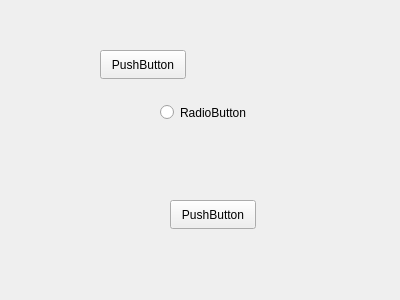
<?xml version="1.0" encoding="UTF-8"?>
<ui version="4.0">
 <class>TestWidget</class>
 <widget class="QWidget" name="TestWidget">
  <property name="geometry">
   <rect>
    <x>0</x>
    <y>0</y>
    <width>400</width>
    <height>300</height>
   </rect>
  </property>
  <property name="windowTitle">
   <string>Form</string>
  </property>
  <widget class="QRadioButton" name="radioButton">
   <property name="geometry">
    <rect>
     <x>160</x>
     <y>100</y>
     <width>113</width>
     <height>25</height>
    </rect>
   </property>
   <property name="text">
    <string>RadioButton</string>
   </property>
  </widget>
  <widget class="QPushButton" name="pushButton">
   <property name="geometry">
    <rect>
     <x>170</x>
     <y>200</y>
     <width>86</width>
     <height>29</height>
    </rect>
   </property>
   <property name="text">
    <string>PushButton</string>
   </property>
  </widget>
  <widget class="QPushButton" name="pushButton_2">
   <property name="geometry">
    <rect>
     <x>100</x>
     <y>50</y>
     <width>86</width>
     <height>29</height>
    </rect>
   </property>
   <property name="text">
    <string>PushButton</string>
   </property>
  </widget>
 </widget>
 <resources/>
 <connections/>
</ui>
